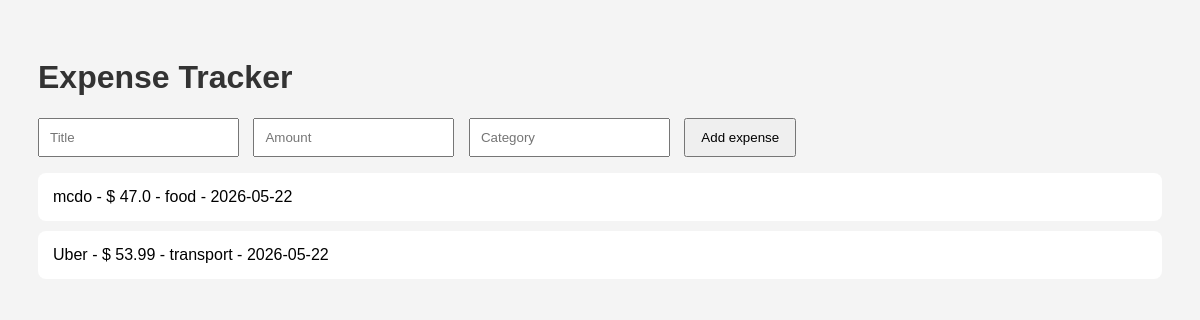
Before: / with the older database file.
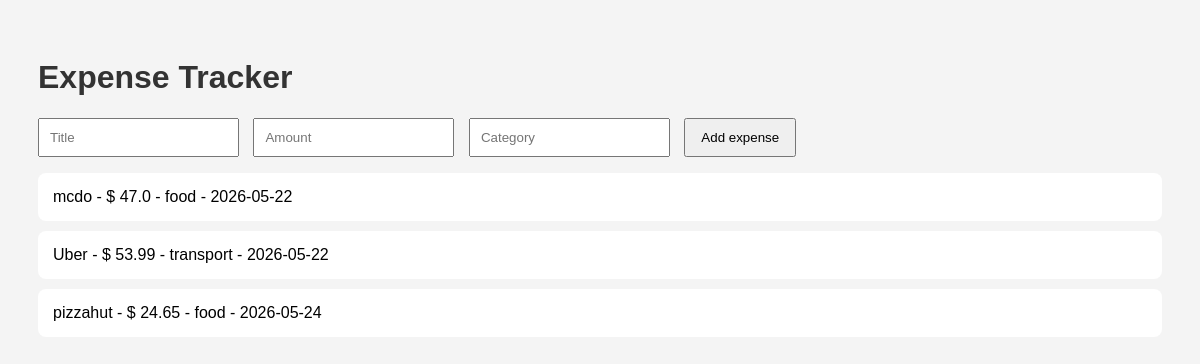
After: the same page with the newer database file.
### tables this page shows
CREATE TABLE expenses(
               id INTEGER PRIMARY KEY AUTOINCREMENT,
               title TEXT,
               amount REAL,
               category Text,
               date TEXT
);

### main.py (the view)
@app.route("/")
def home():
    expenses=manager.get_all_expenses()
    return render_template("index.html",expenses=expenses)

### expense_manager.py (called while the page is built)
    def get_all_expenses(self):
        conn=sqlite3.connect("expenses.db")
        cursor=conn.cursor()
        cursor.execute("SELECT * FROM expenses")
        expenses=cursor.fetchall()
        conn.close()
        return expenses

### templates/index.html (shortened to what this page needs)
<!DOCTYPE html>
<html lang="en">
<head>
    <link rel="stylesheet" href="{{ url_for('static', filename='style.css') }}">
</head>
<body>
    <h1>Expense Tracker</h1>
    <form method="POST" action="/add">
        <input type="text" name="title" placeholder="Title" required>
        <input type="number" step="0.01" name="amount" placeholder="Amount" required>
        <input type="text" name="category" placeholder="Category" required>
        <button type="submit">Add expense</button>
    {%if expenses %}
        <ul>
        {% for expense in expenses %}
            <li>
                {{  expense[1]  }} -
                $ {{  expense[2]  }} -
                {{  expense[3]  }} -
                {{  expense[4]  }}
            </li>
        {% endfor %}
        </ul>
    {% else %}
        <p>No expenses found.</p>
    {% endif %}
</body>
</html>

### static/style.css (style rules this page uses)
body { font-family: Arial; background-color: #f4f4f4; padding: 30px; }
h1 { color: #333; }
form { margin-bottom: 20px; }
input { padding: 10px; margin-right: 10px; }
button { padding: 10px 15px; cursor: pointer; }
ul { list-style: none; padding: 0; }
li { background: white; margin-bottom: 10px; padding: 15px; border-radius: 8px; }

Changed rows visible on the page:
added expenses: title "pizzahut", amount "24.65", category "food", date "2026-05-24"
